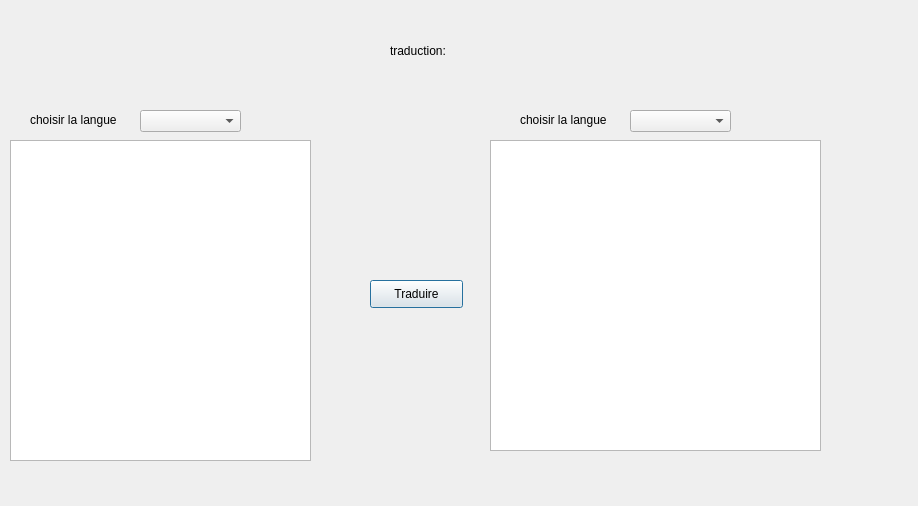
<?xml version="1.0" encoding="UTF-8"?>
<ui version="4.0">
 <class>TranslatorDialog</class>
 <widget class="QDialog" name="TranslatorDialog">
  <property name="geometry">
   <rect>
    <x>0</x>
    <y>0</y>
    <width>918</width>
    <height>506</height>
   </rect>
  </property>
  <property name="windowTitle">
   <string>Dialog</string>
  </property>
  <widget class="QLabel" name="label">
   <property name="geometry">
    <rect>
     <x>-5</x>
     <y>-30</y>
     <width>941</width>
     <height>541</height>
    </rect>
   </property>
   <property name="text">
    <string/>
   </property>
   <property name="pixmap">
    <pixmap>../../doujzz.jpg</pixmap>
   </property>
   <property name="scaledContents">
    <bool>true</bool>
   </property>
  </widget>
  <widget class="QTextEdit" name="sourceTextEdit">
   <property name="geometry">
    <rect>
     <x>10</x>
     <y>140</y>
     <width>301</width>
     <height>321</height>
    </rect>
   </property>
  </widget>
  <widget class="QTextEdit" name="targetTextEdit">
   <property name="geometry">
    <rect>
     <x>490</x>
     <y>140</y>
     <width>331</width>
     <height>311</height>
    </rect>
   </property>
  </widget>
  <widget class="QPushButton" name="translateButton">
   <property name="geometry">
    <rect>
     <x>370</x>
     <y>280</y>
     <width>93</width>
     <height>28</height>
    </rect>
   </property>
   <property name="text">
    <string>Traduire</string>
   </property>
  </widget>
  <widget class="QLabel" name="label_6">
   <property name="geometry">
    <rect>
     <x>390</x>
     <y>10</y>
     <width>431</width>
     <height>81</height>
    </rect>
   </property>
   <property name="styleSheet">
    <string notr="true">font: 81 16pt &quot;Rockwell Extra Bold&quot;;
color: rgb(0, 0, 0);</string>
   </property>
   <property name="text">
    <string>traduction:</string>
   </property>
  </widget>
  <widget class="QComboBox" name="sourceLanguageComboBox">
   <property name="geometry">
    <rect>
     <x>140</x>
     <y>110</y>
     <width>101</width>
     <height>22</height>
    </rect>
   </property>
  </widget>
  <widget class="QComboBox" name="targetLanguageComboBox">
   <property name="geometry">
    <rect>
     <x>630</x>
     <y>110</y>
     <width>101</width>
     <height>22</height>
    </rect>
   </property>
  </widget>
  <widget class="QLabel" name="label_2">
   <property name="geometry">
    <rect>
     <x>30</x>
     <y>110</y>
     <width>121</width>
     <height>20</height>
    </rect>
   </property>
   <property name="text">
    <string>choisir la langue</string>
   </property>
  </widget>
  <widget class="QLabel" name="label_3">
   <property name="geometry">
    <rect>
     <x>520</x>
     <y>110</y>
     <width>121</width>
     <height>20</height>
    </rect>
   </property>
   <property name="text">
    <string>choisir la langue</string>
   </property>
  </widget>
 </widget>
 <resources/>
 <connections/>
</ui>
